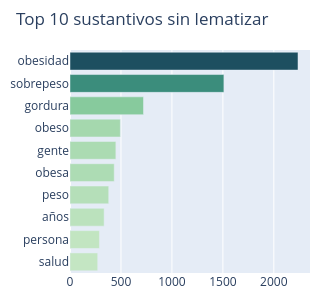
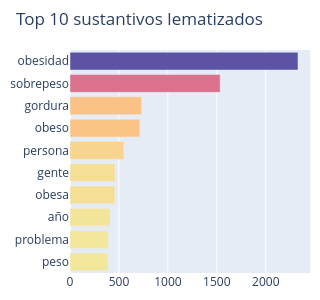

The notebook cell these images were saved under, in order:
### Code cell
import plotly.express as px

sust_sin_lema = cant_sin_lema.most_common(10)
palabras_sin_lema = [x[0] for x in sust_sin_lema]
frecuencias_sin_lema = [x[1] for x in sust_sin_lema]

fig1 = px.bar(x=frecuencias_sin_lema, y=palabras_sin_lema,
              orientation='h',
              title='Top 10 sustantivos sin lematizar',
              color=frecuencias_sin_lema,
              color_continuous_scale='blugrn',
              height=300,
              width=300)

# Ajustes de layout para un diseño compacto
fig1.update_layout(
    yaxis=dict(autorange="reversed"),
    coloraxis_showscale=False,               # Saca la barra de escala de color
    margin=dict(l=10, r=10, t=50, b=10),      # Reduce márgenes y acerca el título
    xaxis_title=None,                        # Saca el título del eje X
    yaxis_title=None                         # Saca el título del eje Y
)
fig1.show()

sust_con_lema = cant_con_lema.most_common(10)
palabras_con_lema = [x[0] for x in sust_con_lema]
frecuencias_con_lema = [x[1] for x in sust_con_lema]

fig2 = px.bar(x=frecuencias_con_lema, y=palabras_con_lema,
              orientation='h',
              title='Top 10 sustantivos lematizados',
              color=frecuencias_con_lema,
              color_continuous_scale='sunset',
              height=300,
              width=300)

fig2.update_layout(
    yaxis=dict(autorange="reversed"),
    coloraxis_showscale=False,
    margin=dict(l=10, r=10, t=50, b=10),
    xaxis_title=None,
    yaxis_title=None
)
fig2.show()

### Figure 1 — Plotly figure (JSON) as saved in the notebook; plotly's stock layout.template omitted (floating-point values rounded to 4 significant figures)
{"data": [{"hovertemplate": "x=%{x}<br>y=%{y}<br>color=%{marker.color}<extra></extra>", "legendgroup": "", "marker": {"color": [2237, 1510, 721, 494, 450, 434, 380, 335, 289, 272], "coloraxis": "coloraxis", "pattern": {"shape": ""}}, "name": "", "orientation": "h", "showlegend": false, "textposition": "auto", "type": "bar", "x": [2237, 1510, 721, 494, 450, 434, 380, 335, 289, 272], "xaxis": "x", "y": ["obesidad", "sobrepeso", "gordura", "obeso", "gente", "obesa", "peso", "años", "persona", "salud"], "yaxis": "y"}], "layout": {"barmode": "relative", "coloraxis": {"autocolorscale": false, "colorbar": {"title": {"text": "color"}}, "colorscale": [[0, "rgb(196, 230, 195)"], [0.1667, "rgb(150, 210, 164)"], [0.3333, "rgb(109, 188, 144)"], [0.5, "rgb(77, 162, 132)"], [0.6667, "rgb(54, 135, 122)"], [0.8333, "rgb(38, 107, 110)"], [1, "rgb(29, 79, 96)"]], "showscale": false}, "height": 300, "legend": {"tracegroupgap": 0}, "margin": {"b": 10, "l": 10, "r": 10, "t": 50}, "title": {"text": "Top 10 sustantivos sin lematizar"}, "width": 300, "xaxis": {"anchor": "y", "domain": [0, 1], "title": {}}, "yaxis": {"anchor": "x", "autorange": "reversed", "domain": [0, 1], "title": {}}}}

### Figure 2 — Plotly figure (JSON) as saved in the notebook; plotly's stock layout.template omitted (floating-point values rounded to 4 significant figures)
{"data": [{"hovertemplate": "x=%{x}<br>y=%{y}<br>color=%{marker.color}<extra></extra>", "legendgroup": "", "marker": {"color": [2329, 1534, 731, 713, 550, 460, 459, 409, 390, 386], "coloraxis": "coloraxis", "pattern": {"shape": ""}}, "name": "", "orientation": "h", "showlegend": false, "textposition": "auto", "type": "bar", "x": [2329, 1534, 731, 713, 550, 460, 459, 409, 390, 386], "xaxis": "x", "y": ["obesidad", "sobrepeso", "gordura", "obeso", "persona", "gente", "obesa", "año", "problema", "peso"], "yaxis": "y"}], "layout": {"barmode": "relative", "coloraxis": {"autocolorscale": false, "colorbar": {"title": {"text": "color"}}, "colorscale": [[0, "rgb(243, 231, 155)"], [0.1667, "rgb(250, 196, 132)"], [0.3333, "rgb(248, 160, 126)"], [0.5, "rgb(235, 127, 134)"], [0.6667, "rgb(206, 102, 147)"], [0.8333, "rgb(160, 89, 160)"], [1, "rgb(92, 83, 165)"]], "showscale": false}, "height": 300, "legend": {"tracegroupgap": 0}, "margin": {"b": 10, "l": 10, "r": 10, "t": 50}, "title": {"text": "Top 10 sustantivos lematizados"}, "width": 300, "xaxis": {"anchor": "y", "domain": [0, 1], "title": {}}, "yaxis": {"anchor": "x", "autorange": "reversed", "domain": [0, 1], "title": {}}}}
